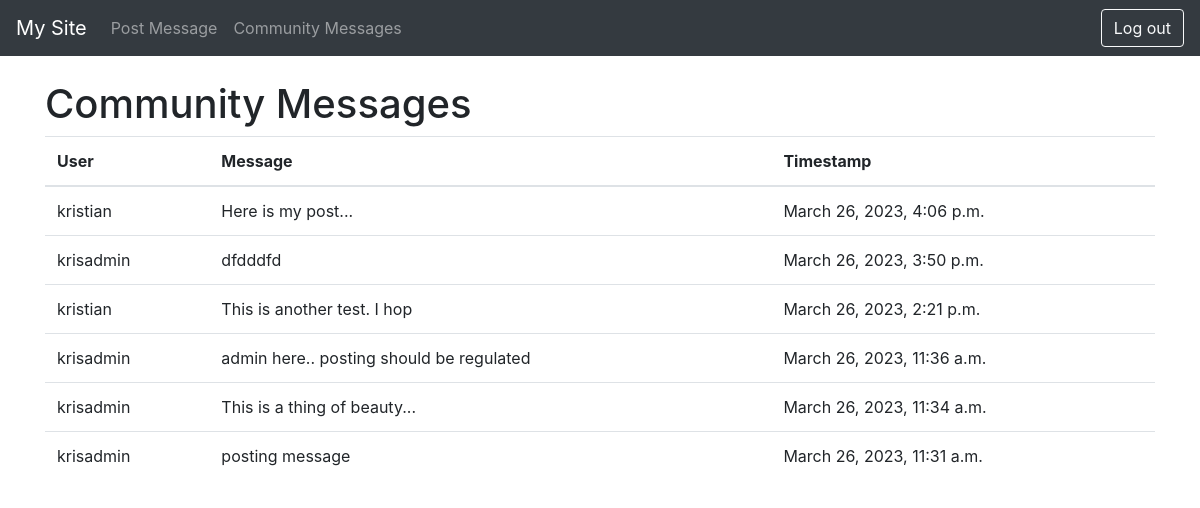
The page /p_messages/community-messages/ (signed in) on the database its author committed.
### p_messages/models.py (models this page shows, shortened)
class CommunityMessage(models.Model):
    user = models.ForeignKey(User, on_delete=models.CASCADE)
    message = models.CharField(max_length=200)
    timestamp = models.DateTimeField(default=timezone.now)

### p_messages/views.py (the view)
# urls.py: path('community-messages/', views.community_messages, name='community_messages'),
@login_required
def community_messages(request):
    messages = CommunityMessage.objects.all().order_by('-timestamp')
    return render(request, 'p_messages/community_messages.html', {'messages': messages})

### p_messages/templates/p_messages/community_messages.html (shortened to what this page needs)
{% extends 'p_messages/base.html' %}
{% block content %}
  <h1>Community Messages</h1>
  {% if messages %}
    <table class="table">
      <thead>
        <tr>
          <th>User</th>
          <th>Message</th>
          <th>Timestamp</th>
        </tr>
      </thead>
      <tbody>
        {% for message in messages %}
          <tr>
            <td>{{ message.user }}</td>
            <td>{{ message.message }}</td>
            <td>{{ message.timestamp|date:"F j, Y, g:i a" }}</td>
          </tr>
        {% endfor %}
      </tbody>
    </table>
  {% else %}
    <p>No community messages yet.</p>
  {% endif %}
{% endblock %}

### p_messages/templates/p_messages/base.html (shortened to what this page needs)
{% load static %}
<!DOCTYPE html>
<html>
  <head>
    <link rel="stylesheet" href="https://maxcdn.bootstrapcdn.com/bootstrap/4.0.0/css/bootstrap.min.css">
  </head>
  <body>
    <nav class="navbar navbar-expand-md bg-dark navbar-dark">
      <a class="navbar-brand" href="{% url 'home' %}">My Site</a>
      <div class="collapse navbar-collapse" id="collapsibleNavbar">
        <ul class="navbar-nav">
          <li class="nav-item">
            <a class="nav-link" href="{% url 'p_messages:post_message' %}">Post Message</a>
          </li>
          <li class="nav-item">
            <a class="nav-link" href="{% url 'p_messages:community_messages' %}">Community Messages</a>
          </li>
        </ul>
        <ul class="navbar-nav ml-auto">
          {% if user.is_authenticated %}
            <li class="nav-item">
              <form action="{% url 'logout' %}" method="post">
                <button class="btn btn-outline-light" type="submit">Log out</button>
              </form>
            </li>
          {% endif %}
        </ul>
      </div>
    </nav>
    <div class="container mt-4">
      {% block content %}
      {% endblock %}
    </div>
  </body>
</html>

### rows shown on the page
CommunityMessage: user "kristian", message "Here is my post...", timestamp "March 26, 2023, 4:06 p.m."
CommunityMessage: user "krisadmin", message "dfdddfd", timestamp "March 26, 2023, 3:50 p.m."
CommunityMessage: user "kristian", message "This is another test. I hop", timestamp "March 26, 2023, 2:21 p.m."
CommunityMessage: user "krisadmin", message "admin here.. posting should be regulated", timestamp "March 26, 2023, 11:36 a.m."
CommunityMessage: user "krisadmin", message "This is a thing of beauty...", timestamp "March 26, 2023, 11:34 a.m."
CommunityMessage: user "krisadmin", message "posting message", timestamp "March 26, 2023, 11:31 a.m."
